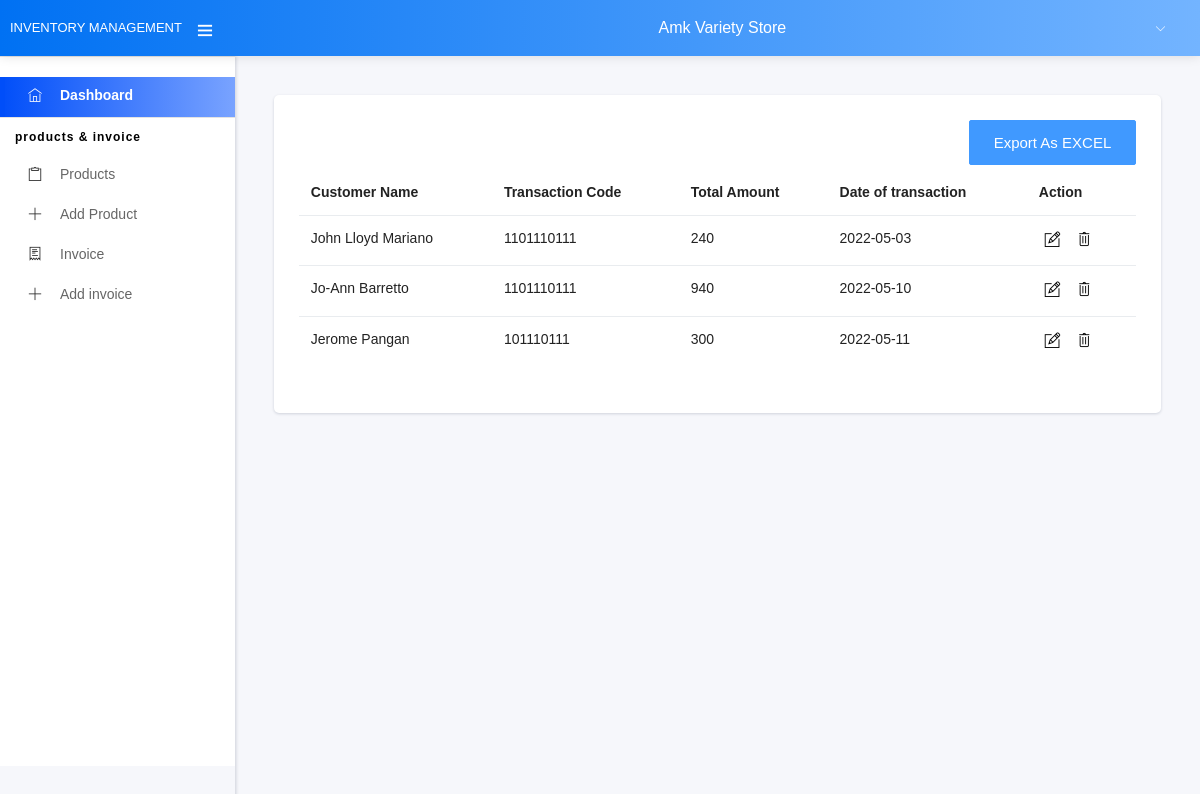
The app's page /invoice.php with its own data.
### tables this page shows
CREATE TABLE `invoice_tbl` (
  `invoice_id` int(20) NOT NULL,
  `customer_name` varchar(20) NOT NULL,
  `trans_code` varchar(20) NOT NULL,
  `total` int(20) NOT NULL,
  `trans_date` varchar(20) NOT NULL
);

### invoice.php (the view, shortened to what this page needs)
<!DOCTYPE html>
<html lang="en">
<head>
<?php include 'side-bar.php'; ?>
<?php require_once 'php/controller/config.php' ?>
      <link rel="stylesheet" type="text/css" href="assets/css/bootstrap/css/bootstrap.min.css">
      <link rel="stylesheet" type="text/css" href="assets/icon/themify-icons/themify-icons.css">
	  <link rel="stylesheet" type="text/css" href="assets/icon/font-awesome/css/font-awesome.min.css">
      <link rel="stylesheet" type="text/css" href="assets/icon/icofont/css/icofont.css">
      <link rel="stylesheet" type="text/css" href="assets/css/style.css">
      <link rel="stylesheet" type="text/css" href="assets/css/jquery.mCustomScrollbar.css">
  </head>
  <body>
                    <div class="pcoded-content">
                        <div class="pcoded-inner-content">
                            <div class="main-body">
                                <div class="page-wrapper">
                                    <div class="page-body">
                                      <div class="row">
                   <div class="col-sm-12">
                    <div class="card tabs-card">
                        <div class="card-block p-0">
                            <div class="tab-content card-block">
                                <div class="tab-pane active" id="home3" role="tabpanel">
                                <button id="export" class="btn btn-primary btn-md d-justify-end waves-effect text-center m-b-5" style="width: 20%; margin-left: 80%;">Export as EXCEL</button>
                                    <br>
                                    <div class="table-responsive">
                                        <table id="tb" class="table">
                                            <tr>
                                            <th>Customer Name</th>
                                                <th>Transaction Code</th>
                                                <th>Total Amount</th>
                                                <th>Date of transaction</th>
                                                <th>Action</th>
                                            </tr>
  <?php
  $sql = "SELECT * from  invoice_tbl ";
  $query = $dbh -> prepare($sql);
  $query->execute();
  $results=$query->fetchAll(PDO::FETCH_OBJ);
  $cnt=1;
  if($query->rowCount() > 0)
  {
  foreach($results as $result)
  {
  ?>
                                            <tr>
                                            <td><?php echo htmlentities($result->customer_name); ?></td>
                                            <td><?php echo htmlentities($result->trans_code); ?></td>
                                            <td><?php echo htmlentities($result->total); ?></td>
                                            <td><?php echo htmlentities($result->trans_date); ?></td>
                                                <td>
                                                    <div class="edit">
                                                        <a class="dwn_btn" href="update_invoice.php?id=<?php echo htmlentities($result->invoice_id); ?>">      <button class="update"><i class="ti-pencil-alt"></i></button> </a>
                                                        <a class="dwn_btn" href="php/delete-invoice/del_con.php?id=<?php echo htmlentities($result->invoice_id); ?>">    <button class="delete"><i class="ti-trash" style="size: large;"></i></button></a>
                                                    </div>
                                                </td>
                                            </tr>
             <?php $cnt=$cnt+1; }} ?>
                                        </table>
                                    </div>
                                </div>
                                </div>
                                </div>
                            </div>
                        </div>
                    </div>
                </div>
            </div>
        </div>
    </div>
</div>
</body>
</html>

### records on screen
invoice_tbl: customer_name "John Lloyd Mariano", trans_code "1101110111", total "240", trans_date "2022-05-03"
invoice_tbl: customer_name "Jo-Ann Barretto", trans_code "1101110111", total "940", trans_date "2022-05-10"
invoice_tbl: customer_name "Jerome Pangan", trans_code "101110111", total "300", trans_date "2022-05-11"
